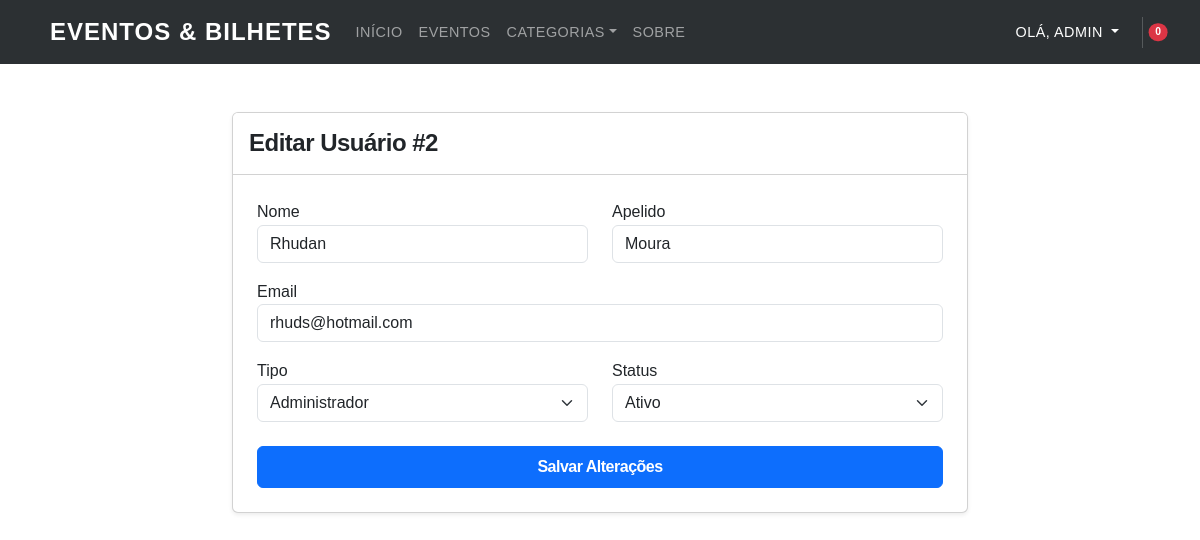
Page /admin/edit_user.php?id=2 (signed in) on the committed database.
### tables this page shows
CREATE TABLE `users` (
  `id` int(11) NOT NULL,
  `first_name` varchar(100) NOT NULL,
  `last_name` varchar(100) NOT NULL,
  `email` varchar(255) NOT NULL,
  `password_hash` varchar(255) NOT NULL,
  `phone` varchar(20) DEFAULT NULL,
  `user_type` enum('admin','client') DEFAULT 'client',
  `email_verified` tinyint(1) DEFAULT 0,
  `is_active` tinyint(1) DEFAULT 1,
  `created_at` timestamp NOT NULL DEFAULT current_timestamp(),
  `updated_at` timestamp NOT NULL DEFAULT current_timestamp() ON UPDATE current_timestamp()
);

### admin/edit_user.php (the view, shortened to what this page needs)
<?php
$user = null;
if (isset($_GET['id'])) {
    try {
        $pdo = getDBConnection();
        $stmt = $pdo->prepare("SELECT * FROM users WHERE id = ?");
        $stmt->execute([$_GET['id']]);
        $user = $stmt->fetch();
    } catch (Exception $e) {
        die("Erro: " . $e->getMessage());
    }
} else {
    header("Location: dashboard.php");
    exit;
}
?>
<!DOCTYPE html>
<html lang="pt-br">
<head>
    <link href="https://cdn.jsdelivr.net/npm/bootstrap@5.3.0/dist/css/bootstrap.min.css" rel="stylesheet">
    <link rel="stylesheet" href="../index.css">
</head>
<body>
    <?php $root_path = '../';
    include '../components/navbar.php'; ?>
    <div class="container mt-5">
        <div class="row justify-content-center">
            <div class="col-md-8">
                <div class="card shadow-sm">
                    <div class="card-header bg-white py-3">
                        <h4 class="mb-0">Editar Usuário #<?= $user['id'] ?></h4>
                    </div>
                    <div class="card-body p-4">
                        <form method="POST">
                            <div class="row mb-3">
                                <div class="col-md-6">
                                    <label>Nome</label>
                                    <input type="text" name="first_name" class="form-control"
                                        value="<?= htmlspecialchars($user['first_name']) ?>" required>
                                </div>
                                <div class="col-md-6">
                                    <label>Apelido</label>
                                    <input type="text" name="last_name" class="form-control"
                                        value="<?= htmlspecialchars($user['last_name']) ?>" required>
                                </div>
                            </div>
                            <div class="mb-3">
                                <label>Email</label>
                                <input type="email" name="email" class="form-control"
                                    value="<?= htmlspecialchars($user['email']) ?>" required>
                            </div>
                            <div class="row mb-4">
                                <div class="col-md-6">
                                    <label>Tipo</label>
                                    <select name="user_type" class="form-select">
                                        <option value="admin" <?= $user['user_type'] == 'admin' ? 'selected' : '' ?>>
                                            Administrador</option>
                                    </select>
                                </div>
                                <div class="col-md-6">
                                    <label>Status</label>
                                    <select name="is_active" class="form-select">
                                        <option value="1" <?= $user['is_active'] == 1 ? 'selected' : '' ?>>Ativo</option>
                                    </select>
                                </div>
                            </div>
                            <button type="submit" class="btn btn-primary w-100">Salvar Alterações</button>
                        </form>
                    </div>
                </div>
            </div>
        </div>
    </div>
</body>
</html>

### index.css (style rules this page uses)
body { font-family: "Montserrat", sans-serif; line-height: 1.6; color: #4a5568; min-height: 100vh; display: flex; flex-direction: column; }
h1, h2, h3, h4, h5, h6, .navbar-brand, .btn, .card-title, .badge { font-family: "Montserrat", sans-serif; letter-spacing: -0.5px; font-weight: 700; }
.btn { padding: 8px 20px; border-radius: 6px; }

### rows in the picture
users: id "2", first_name "Rhudan", last_name "Moura", email "rhuds@hotmail.com", user_type "Administrador", is_active "Ativo"

### other values in the picture
$_SESSION['user_name'] "ADMIN"
